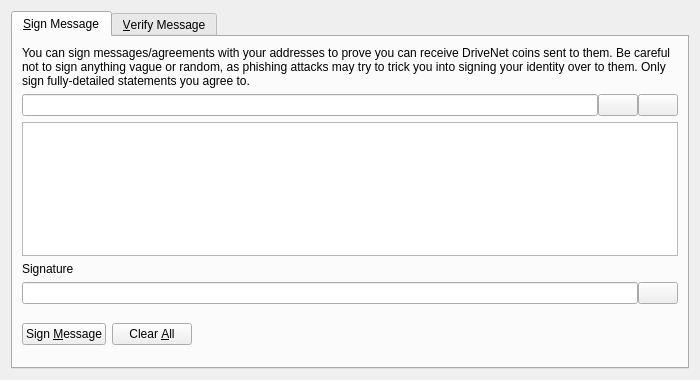
<?xml version="1.0" encoding="UTF-8"?>
<ui version="4.0">
 <class>SignVerifyMessageDialog</class>
 <widget class="QDialog" name="SignVerifyMessageDialog">
  <property name="geometry">
   <rect>
    <x>0</x>
    <y>0</y>
    <width>700</width>
    <height>380</height>
   </rect>
  </property>
  <property name="windowTitle">
   <string>Signatures - Sign / Verify a Message</string>
  </property>
  <property name="modal">
   <bool>true</bool>
  </property>
  <layout class="QVBoxLayout" name="verticalLayout">
   <item>
    <widget class="QTabWidget" name="tabWidget">
     <property name="currentIndex">
      <number>0</number>
     </property>
     <widget class="QWidget" name="tabSignMessage">
      <attribute name="title">
       <string>&amp;Sign Message</string>
      </attribute>
      <layout class="QVBoxLayout" name="verticalLayout_SM">
       <item>
        <widget class="QLabel" name="infoLabel_SM">
         <property name="text">
          <string>You can sign messages/agreements with your addresses to prove you can receive DriveNet coins sent to them. Be careful not to sign anything vague or random, as phishing attacks may try to trick you into signing your identity over to them. Only sign fully-detailed statements you agree to.</string>
         </property>
         <property name="textFormat">
          <enum>Qt::PlainText</enum>
         </property>
         <property name="wordWrap">
          <bool>true</bool>
         </property>
        </widget>
       </item>
       <item>
        <layout class="QHBoxLayout" name="horizontalLayout_1_SM">
         <property name="spacing">
          <number>0</number>
         </property>
         <item>
          <widget class="QValidatedLineEdit" name="addressIn_SM">
           <property name="toolTip">
            <string>The DriveNet address to sign the message with</string>
           </property>
          </widget>
         </item>
         <item>
          <widget class="QPushButton" name="addressBookButton_SM">
           <property name="toolTip">
            <string>Choose previously used address</string>
           </property>
           <property name="text">
            <string/>
           </property>
           <property name="icon">
            <iconset resource="../drivenet.qrc">
             <normaloff>:/icons/address-book</normaloff>:/icons/address-book</iconset>
           </property>
           <property name="shortcut">
            <string>Alt+A</string>
           </property>
           <property name="autoDefault">
            <bool>false</bool>
           </property>
          </widget>
         </item>
         <item>
          <widget class="QPushButton" name="pasteButton_SM">
           <property name="toolTip">
            <string>Paste address from clipboard</string>
           </property>
           <property name="text">
            <string/>
           </property>
           <property name="icon">
            <iconset resource="../drivenet.qrc">
             <normaloff>:/icons/editpaste</normaloff>:/icons/editpaste</iconset>
           </property>
           <property name="shortcut">
            <string>Alt+P</string>
           </property>
           <property name="autoDefault">
            <bool>false</bool>
           </property>
          </widget>
         </item>
        </layout>
       </item>
       <item>
        <widget class="QPlainTextEdit" name="messageIn_SM">
         <property name="toolTip">
          <string>Enter the message you want to sign here</string>
         </property>
        </widget>
       </item>
       <item>
        <widget class="QLabel" name="signatureLabel_SM">
         <property name="text">
          <string>Signature</string>
         </property>
         <property name="textFormat">
          <enum>Qt::PlainText</enum>
         </property>
        </widget>
       </item>
       <item>
        <layout class="QHBoxLayout" name="horizontalLayout_2_SM">
         <property name="spacing">
          <number>0</number>
         </property>
         <item>
          <widget class="QLineEdit" name="signatureOut_SM">
           <property name="font">
            <font>
             <italic>true</italic>
            </font>
           </property>
           <property name="readOnly">
            <bool>true</bool>
           </property>
          </widget>
         </item>
         <item>
          <widget class="QPushButton" name="copySignatureButton_SM">
           <property name="toolTip">
            <string>Copy the current signature to the system clipboard</string>
           </property>
           <property name="text">
            <string/>
           </property>
           <property name="icon">
            <iconset resource="../drivenet.qrc">
             <normaloff>:/icons/editcopy</normaloff>:/icons/editcopy</iconset>
           </property>
           <property name="autoDefault">
            <bool>false</bool>
           </property>
          </widget>
         </item>
        </layout>
       </item>
       <item>
        <layout class="QHBoxLayout" name="horizontalLayout_3_SM">
         <item>
          <widget class="QPushButton" name="signMessageButton_SM">
           <property name="toolTip">
            <string>Sign the message to prove you own this DriveNet address</string>
           </property>
           <property name="text">
            <string>Sign &amp;Message</string>
           </property>
           <property name="icon">
            <iconset resource="../drivenet.qrc">
             <normaloff>:/icons/edit</normaloff>:/icons/edit</iconset>
           </property>
           <property name="autoDefault">
            <bool>false</bool>
           </property>
          </widget>
         </item>
         <item>
          <widget class="QPushButton" name="clearButton_SM">
           <property name="toolTip">
            <string>Reset all sign message fields</string>
           </property>
           <property name="text">
            <string>Clear &amp;All</string>
           </property>
           <property name="icon">
            <iconset resource="../drivenet.qrc">
             <normaloff>:/icons/remove</normaloff>:/icons/remove</iconset>
           </property>
           <property name="autoDefault">
            <bool>false</bool>
           </property>
          </widget>
         </item>
         <item>
          <spacer name="horizontalSpacer_1_SM">
           <property name="orientation">
            <enum>Qt::Horizontal</enum>
           </property>
           <property name="sizeHint" stdset="0">
            <size>
             <width>40</width>
             <height>48</height>
            </size>
           </property>
          </spacer>
         </item>
         <item>
          <widget class="QLabel" name="statusLabel_SM">
           <property name="font">
            <font>
             <weight>75</weight>
             <bold>true</bold>
            </font>
           </property>
           <property name="text">
            <string/>
           </property>
           <property name="wordWrap">
            <bool>true</bool>
           </property>
          </widget>
         </item>
         <item>
          <spacer name="horizontalSpacer_2_SM">
           <property name="orientation">
            <enum>Qt::Horizontal</enum>
           </property>
           <property name="sizeHint" stdset="0">
            <size>
             <width>40</width>
             <height>48</height>
            </size>
           </property>
          </spacer>
         </item>
        </layout>
       </item>
      </layout>
     </widget>
     <widget class="QWidget" name="tabVerifyMessage">
      <attribute name="title">
       <string>&amp;Verify Message</string>
      </attribute>
      <layout class="QVBoxLayout" name="verticalLayout_VM">
       <item>
        <widget class="QLabel" name="infoLabel_VM">
         <property name="text">
          <string>Enter the receiver's address, message (ensure you copy line breaks, spaces, tabs, etc. exactly) and signature below to verify the message. Be careful not to read more into the signature than what is in the signed message itself, to avoid being tricked by a man-in-the-middle attack. Note that this only proves the signing party receives with the address, it cannot prove sendership of any transaction!</string>
         </property>
         <property name="textFormat">
          <enum>Qt::PlainText</enum>
         </property>
         <property name="alignment">
          <set>Qt::AlignLeading|Qt::AlignLeft|Qt::AlignTop</set>
         </property>
         <property name="wordWrap">
          <bool>true</bool>
         </property>
        </widget>
       </item>
       <item>
        <layout class="QHBoxLayout" name="horizontalLayout_1_VM">
         <property name="spacing">
          <number>0</number>
         </property>
         <item>
          <widget class="QValidatedLineEdit" name="addressIn_VM">
           <property name="toolTip">
            <string>The DriveNet address the message was signed with</string>
           </property>
          </widget>
         </item>
         <item>
          <widget class="QPushButton" name="addressBookButton_VM">
           <property name="toolTip">
            <string>Choose previously used address</string>
           </property>
           <property name="text">
            <string/>
           </property>
           <property name="icon">
            <iconset resource="../drivenet.qrc">
             <normaloff>:/icons/address-book</normaloff>:/icons/address-book</iconset>
           </property>
           <property name="shortcut">
            <string>Alt+A</string>
           </property>
           <property name="autoDefault">
            <bool>false</bool>
           </property>
          </widget>
         </item>
        </layout>
       </item>
       <item>
        <widget class="QPlainTextEdit" name="messageIn_VM"/>
       </item>
       <item>
        <widget class="QValidatedLineEdit" name="signatureIn_VM"/>
       </item>
       <item>
        <layout class="QHBoxLayout" name="horizontalLayout_2_VM">
         <item>
          <widget class="QPushButton" name="verifyMessageButton_VM">
           <property name="toolTip">
            <string>Verify the message to ensure it was signed with the specified DriveNet address</string>
           </property>
           <property name="text">
            <string>Verify &amp;Message</string>
           </property>
           <property name="icon">
            <iconset resource="../drivenet.qrc">
             <normaloff>:/icons/transaction_0</normaloff>:/icons/transaction_0</iconset>
           </property>
           <property name="autoDefault">
            <bool>false</bool>
           </property>
          </widget>
         </item>
         <item>
          <widget class="QPushButton" name="clearButton_VM">
           <property name="toolTip">
            <string>Reset all verify message fields</string>
           </property>
           <property name="text">
            <string>Clear &amp;All</string>
           </property>
           <property name="icon">
            <iconset resource="../drivenet.qrc">
             <normaloff>:/icons/remove</normaloff>:/icons/remove</iconset>
           </property>
           <property name="autoDefault">
            <bool>false</bool>
           </property>
          </widget>
         </item>
         <item>
          <spacer name="horizontalSpacer_1_VM">
           <property name="orientation">
            <enum>Qt::Horizontal</enum>
           </property>
           <property name="sizeHint" stdset="0">
            <size>
             <width>40</width>
             <height>48</height>
            </size>
           </property>
          </spacer>
         </item>
         <item>
          <widget class="QLabel" name="statusLabel_VM">
           <property name="font">
            <font>
             <weight>75</weight>
             <bold>true</bold>
            </font>
           </property>
           <property name="text">
            <string/>
           </property>
           <property name="wordWrap">
            <bool>true</bool>
           </property>
          </widget>
         </item>
         <item>
          <spacer name="horizontalSpacer_2_VM">
           <property name="orientation">
            <enum>Qt::Horizontal</enum>
           </property>
           <property name="sizeHint" stdset="0">
            <size>
             <width>40</width>
             <height>48</height>
            </size>
           </property>
          </spacer>
         </item>
        </layout>
       </item>
      </layout>
     </widget>
    </widget>
   </item>
  </layout>
 </widget>
 <customwidgets>
  <customwidget>
   <class>QValidatedLineEdit</class>
   <extends>QLineEdit</extends>
   <header>qt/qvalidatedlineedit.h</header>
  </customwidget>
 </customwidgets>
 <resources>
  <include location="../drivenet.qrc"/>
 </resources>
 <connections/>
</ui>
